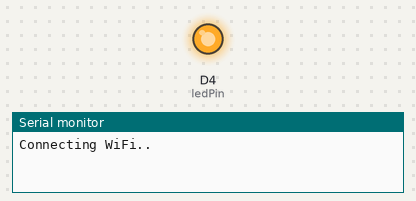
This sketch was run on a simulated ESP8266 (NodeMCU). Shown: output pins drawn as LEDs (lit = HIGH), the last lines printed to the serial monitor. WiFi joins after 1.5 s; servers stay silent unless stated; uploads are accepted with an empty reply.

Above: at 0.1 s.
At 1.6 s:
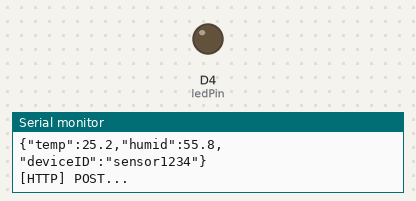
Timing chart, 0 to 3.1 s (numbered marks = the images above):
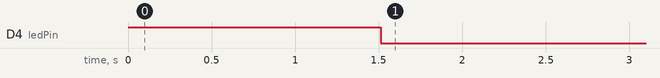

The sketch:

ws06_httpJSON_Post.ino
```cpp
#include <ESP8266WiFiMulti.h>
#include <ESP8266HTTPClient.h>
#include <ArduinoJson.h> // kob

ESP8266WiFiMulti wifiMulti;

const int ledPin = D4; // GPIO13

//String url = "http://httpbin.org/get?key=kobkiat&counter=3";

String url = "http://itp.net/test/testiotinsert.php";

void setup() {
  pinMode(ledPin, OUTPUT);
  digitalWrite(ledPin, HIGH); //
  Serial.begin(115200);
  delay(10);

  wifiMulti.addAP("NK-Sss", "apsss1111");
  wifiMulti.addAP("esp8266", "12345678");

  Serial.println("Connecting WiFi..");
  while (wifiMulti.run() != WL_CONNECTED) {
     Serial.print(".");
     delay(500);
  }
  digitalWrite(ledPin, LOW);
  Serial.println("WiFi connected ");
  Serial.println(WiFi.localIP());
}

void loop() {
  while (wifiMulti.run() != WL_CONNECTED) {
      Serial.print(".");
      digitalWrite(ledPin, HIGH);
      delay(500);
  }
  digitalWrite(ledPin, LOW);

  StaticJsonBuffer<200> jsonBuffer;
  JsonObject& root = jsonBuffer.createObject();
  root["temp"] = 25.2;
  root["humid"] = 55.80;
  root["deviceID"] = "sensor1234";
  String jsonStr;
  root.printTo(jsonStr);
  Serial.println(jsonStr);

  HTTPClient http;
  http.begin(url);
  http.addHeader("Content-Type", "application/json");
  Serial.println("[HTTP] POST...");

  int httpCode = http.POST(jsonStr);

//http.writeToStream(&Serial);

  if (httpCode > 0) {
    Serial.printf("Response Code: %d\n", httpCode);
    if (httpCode == HTTP_CODE_OK){
      String payload = http.getString();
      Serial.println(payload);
    }
  } else {
      Serial.print("[HTTP] failed "); Serial.print(httpCode);
      Serial.println(http.errorToString(httpCode).c_str());
  }

  http.end();

  delay(30000);
}
```
